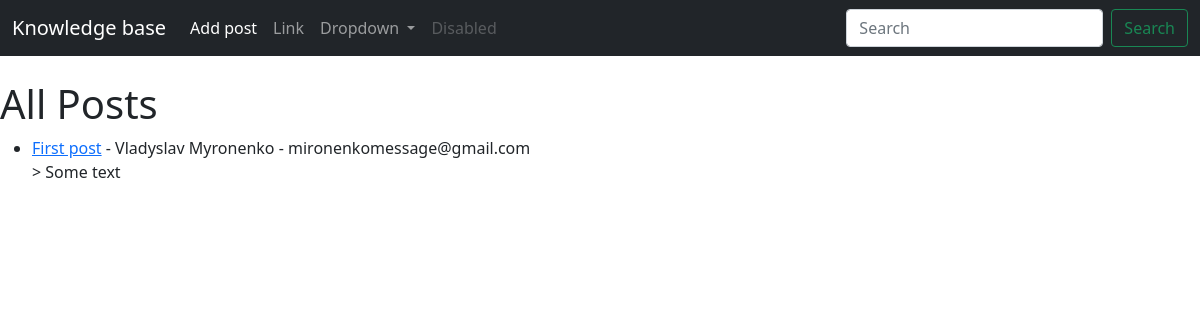
The app's page /, older data.
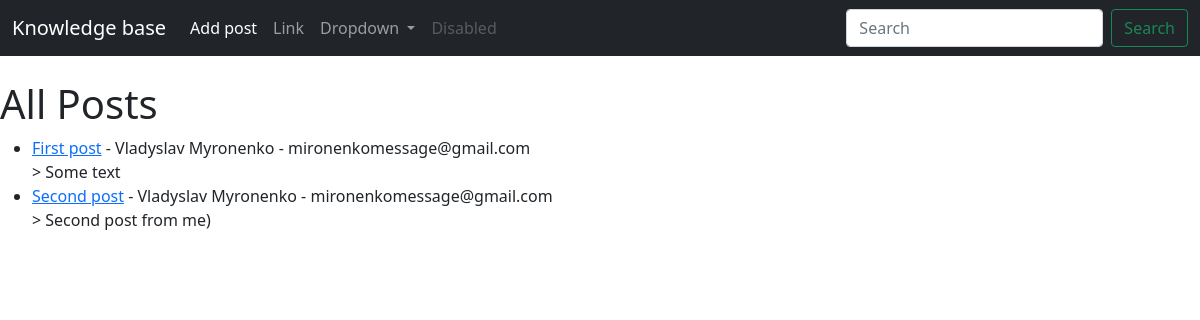
The same page, newer data.
### blog/models.py (models this page shows, shortened)
class Post(models.Model):
    title = models.CharField(max_length=255)
    author = models.ForeignKey(User, on_delete=models.CASCADE)
    body = models.TextField()

### blog/views.py (the view)
# urls.py: path('', HomeView.as_view(), name="home"),
class HomeView(ListView):
    model = Post
    template_name = 'home.html'

### blog/templates/home.html
{% extends 'base.html' %}
{% block content %}
<h1> All Posts </h1>
<ul>
    {% for post in object_list %}
        <li><a href="{% url 'article_details' post.pk %}"> {{ post.title }}<a/> - {{ post.author.first_name }}
            {{ post.author.last_name }} - {{ post.author.email}}<br/>>
        {{ post.body }}</li>
    {% endfor %}
</ul>
</html>
{% endblock %}

Row changes from the older to the newer data that the page shows:
added Post: title "Second post", author.first_name "Vladyslav", author.last_name "Myronenko", author.email "mironenkomessage@gmail.com", body "Second post from me)"
